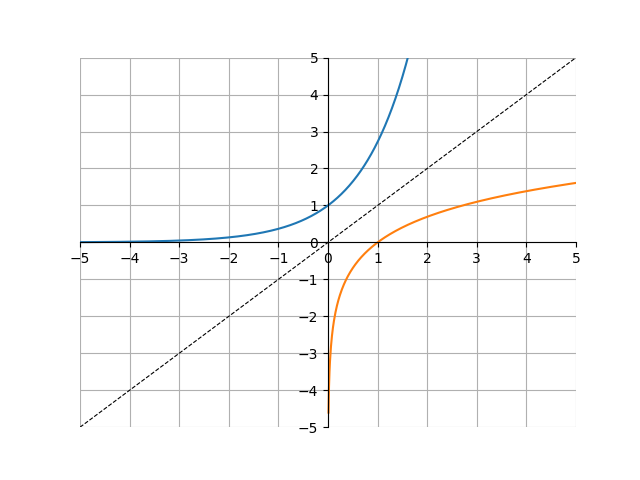

Write Python code to recreate this figure.
import matplotlib.pyplot as plt
import numpy as np

x = np.arange(-5, 5, .01)
y = np.e**x
z = np.log(x)
a = x

ax = plt.gca()
ax.spines['top'].set_color('none')
ax.spines['left'].set_position('zero')
ax.spines['right'].set_color('none')
ax.spines['bottom'].set_position('zero')

plt.xlim(-5, 5)
plt.ylim(-5, 5)
plt.xticks(np.arange(min(x), max(x)+1, 1.0))
plt.yticks(np.arange(-5, 5+1, 1.0))
plt.plot(x, y)
plt.plot(x, z)
plt.plot(x, a, "--", c="black", lw=0.8)

plt.grid(True)
plt.show()
